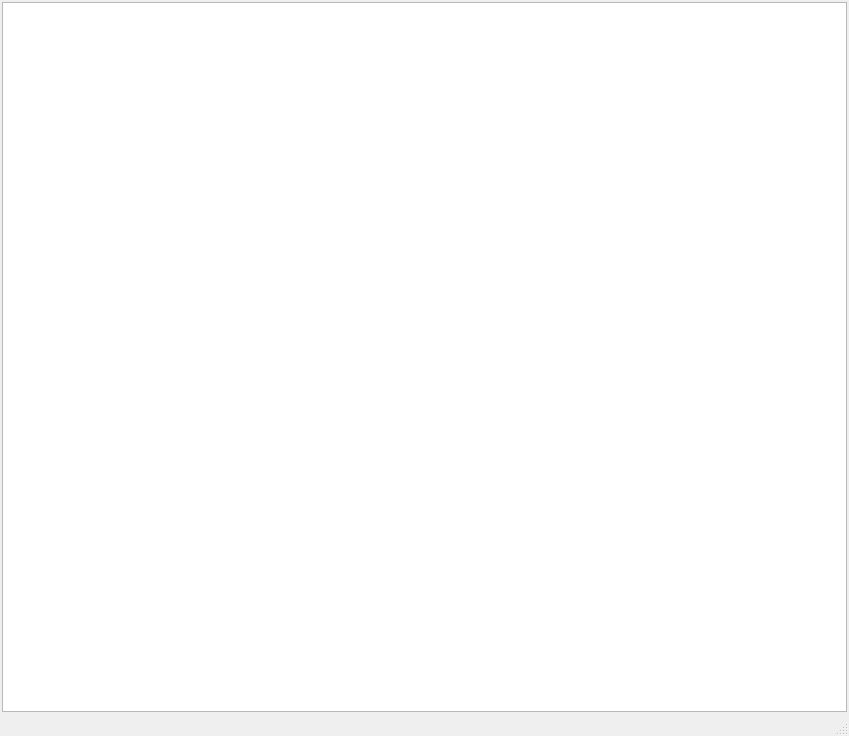
<?xml version="1.0" encoding="UTF-8"?>
<ui version="4.0">
 <class>iComm</class>
 <widget class="QMainWindow" name="iComm">
  <property name="geometry">
   <rect>
    <x>0</x>
    <y>0</y>
    <width>849</width>
    <height>736</height>
   </rect>
  </property>
  <property name="windowTitle">
   <string>MainWindow</string>
  </property>
  <widget class="QWidget" name="centralwidget">
   <layout class="QVBoxLayout" name="verticalLayout_2">
    <property name="spacing">
     <number>0</number>
    </property>
    <property name="margin">
     <number>2</number>
    </property>
    <item>
     <layout class="QVBoxLayout" name="verticalLayout">
      <property name="spacing">
       <number>0</number>
      </property>
      <item>
       <layout class="QHBoxLayout" name="horizontalLayout">
        <property name="spacing">
         <number>0</number>
        </property>
        <item>
         <widget class="QGraphicsView" name="graphicsView"/>
        </item>
        <item>
         <widget class="QWidget" name="inputWidget" native="true"/>
        </item>
       </layout>
      </item>
      <item>
       <widget class="QWidget" name="interpreterWidget" native="true"/>
      </item>
     </layout>
    </item>
   </layout>
  </widget>
  <widget class="QMenuBar" name="menubar">
   <property name="geometry">
    <rect>
     <x>0</x>
     <y>0</y>
     <width>849</width>
     <height>25</height>
    </rect>
   </property>
  </widget>
  <widget class="QStatusBar" name="statusbar"/>
 </widget>
 <resources/>
 <connections/>
</ui>
